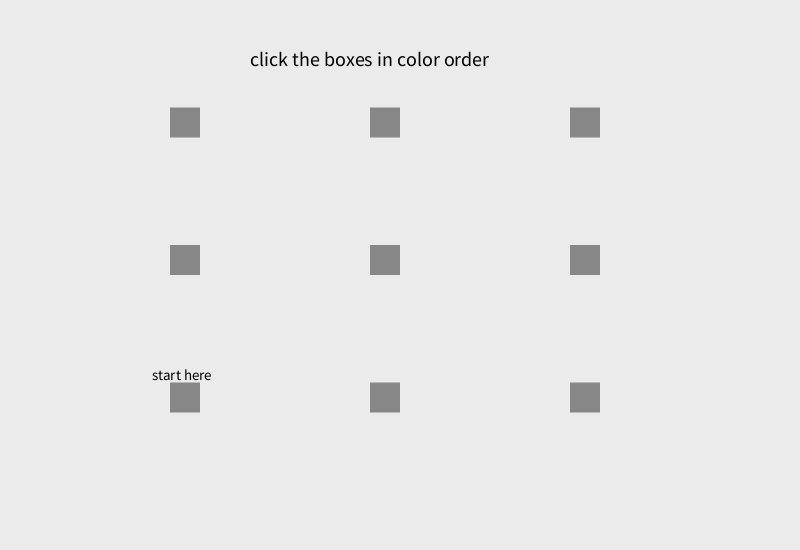
Frame 1 (no input)
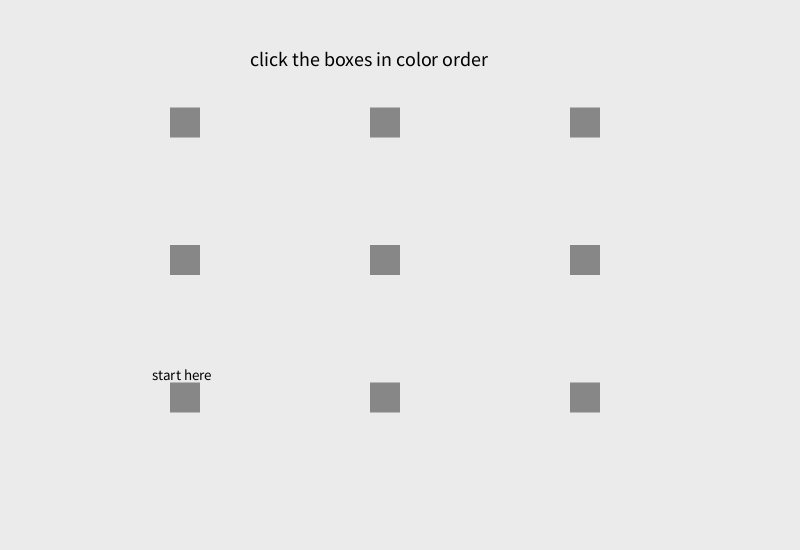
Frame 60 (the mouse pressed at the canvas centre just before this capture)
Frame 120 (the mouse held since frame 60 and released just before this capture): identical to frame 60, image omitted

The Processing sketch that drew these frames (run headless with seeded random() and noise(); from frame 60 on, the mouse is pressed at the canvas centre):

// Processing sketch: memorygame
// ── memorygame.pde
//Tuesday, December 2, 2014 - Monday, January 5, 2015
//final project - memory game

int counter = 0;

boolean a = false;
boolean b = false;
boolean c = false;
boolean d = false;
boolean e = false;
boolean f = false;
boolean g = false;
boolean h = false;
boolean i = false;

boolean reset = true;
boolean win = false;

//order: c,f,g,a,i,d,h,b,e
int cc = 0;
int ff = 0;
int gg = 0;
int aa = 0;
int ii = 0;
int dd = 0;
int hh = 0;
int bb = 0;
int ee = 0;

void setup() {

  
  size(800, 550);
  

}


void draw() {
  
  //starting setup:
  if (reset == true && win == false) {
    
    fill(235);
    noStroke();
    rect(0, 0, 800, 550);

    textSize(20);
    fill(0);
    text("click the boxes in color order", 250, 66); 
    textSize(15);
    text("start here", 152, 380);
  
    fill(135);
    rect(170, 107.5, 30, 30);
    rect(170, 245, 30, 30);
    rect(170, 382.5, 30, 30);
    rect(370, 107.5, 30, 30);
    rect(370, 245, 30, 30);
    rect(370, 382.5, 30, 30);
    rect(570, 107.5, 30, 30);
    rect(570, 245, 30, 30);
    rect(570, 382.5, 30, 30);
    
    a = false;
    b = false;
    c = false;
    d = false;
    e = false;
    f = false;
    g = false;
    h = false;
    i = false;
  }

  //selecting boxes:
  if (mousePressed && win == false) {
    if (mouseX>170 && mouseX<200 && mouseY>107.5 && mouseY<137.5) {
      fill(255, 241, 0);  //4 yellow
      rect(170, 107.5, 30, 30);
      a = true;
      reset = false;
      aa = 0;
    } else if (mouseX>170 && mouseX<200 && mouseY>245 && mouseY<275) {
      fill(102, 44, 144);  //8 purple
      rect(170, 245, 30, 30);
      b = true;
      reset = false;
      bb = 0;
    } else if (mouseX>170 && mouseX<200 && mouseY>382.5 && mouseY<412.5) {
      fill(236, 28, 35); //1 red
      rect(170, 382.5, 30, 30);
      c = true;
      reset = false;
      cc = 0;
    } else if (mouseX>370 && mouseX<400 && mouseY>107.5 && mouseY<137.5) {
      fill(0, 112, 125);  //6 bl green
      rect(370, 107.5, 30, 30);
      d = true;
      reset = false;
      dd = 0;
    } else if (mouseX>370 && mouseX<400 && mouseY>245 && mouseY<275) {
      fill(168, 39, 95);  //9 red purple
      rect(370, 245, 30, 30);
      e = true;
      reset = false;
      ee = 0;
    } else if (mouseX>370 && mouseX<400 && mouseY>382.5 && mouseY<412.5) {
      fill(242, 100, 43);  //2 orange
      rect(370, 382.5, 30, 30);
      f = true;
      reset = false;
      ff = 0;
    } else if (mouseX>570 && mouseX<600 && mouseY>107.5 && mouseY<137.5) {
      fill(251, 170, 24);  //3 yellow orange
      rect(570, 107.5, 30, 30);
      g = true;
      reset = false;
      gg = 0;
    } else if (mouseX>570 && mouseX<600 && mouseY>245 && mouseY<275) {
      fill(46, 48, 145);  //7 blue
      rect(570, 245, 30, 30);
      h = true;
      reset = false;
      hh = 0;
    } else if (mouseX>570 && mouseX<600 && mouseY>382.5 && mouseY<412.5) {
      fill(0, 165, 80);  //5 green
      rect(570, 382.5, 30, 30); 
      i = true;
      reset = false;
      ii = 0;
    }
  }

  //order boxes must be selected in:
  //c,f,g,a,i,d,h,b,e
  
  if (c == true && cc < counter) { //1
    if (f == true && ff < cc) { //2
      if (g == true && gg < ff) { //3
        if (a == true && aa < gg) { //4
          if (i == true && ii < aa) { //5
            if (d == true && dd < ii) { //6
              if (h == true && hh < dd) { //7
                if (b == true && bb < hh) { //8
                  if (e == true && ee < bb) { //9
                    win = true;
                  } 
                } 
                else if (b == true || e == true){
                  reset = true;
                }
              } 
              else if (h == true || b == true || e == true){
                reset = true;
              }
            }
            else if (d == true || h == true || b == true || e == true){
            reset = true;
            }
          }
          else if (i == true || d == true || h == true 
          || b == true || e == true){
          reset = true;
          }
        }
        else if (a == true || i == true || d == true 
        || h == true || b == true || e == true){
        reset = true;
        }
      } 
      else if (g == true || a == true || i == true || 
      d == true || h == true || b == true || e == true){
      reset = true;
      }
    }
    else if (f == true || g == true || a == true || i == true 
    || d == true || h == true || b == true || e == true){
    reset = true;
    }
  }
  else if (f == true || g == true || a == true || i == true 
    || d == true || h == true || b == true || e == true){
    reset = true;
  }
  
  //winning:
  if (win == true){
    if (ee == 12){
      fill(235);
      noStroke();
      rect(0, 0, 800, 550);
    }
    if (ee > 12){
      textSize(20);
      fill(random(0,255), random(0,240), random(0,255));
      text("yay", random(0, 800), random(0, 550));
    }
    if (ee > 80){
      fill(235);
      rect(320, 195, 160, 60);
      textSize(40);
      fill(0);
      text("reset", 355, 237);
      if (mousePressed && mouseX>320 && mouseX<480 && 
      mouseY>195 && mouseY<275){
          win=false;
          reset=true;
      }
    }
   
  }
  
  counter = counter+1;
  //order: c,f,g,a,i,d,h,b,e
  cc = cc+1;
  ff = ff+1;
  gg = gg+1;
  aa = aa+1;
  ii = ii+1;
  dd = dd+1;
  hh = hh+1;
  bb = bb+1;
  ee = ee+1;
}
